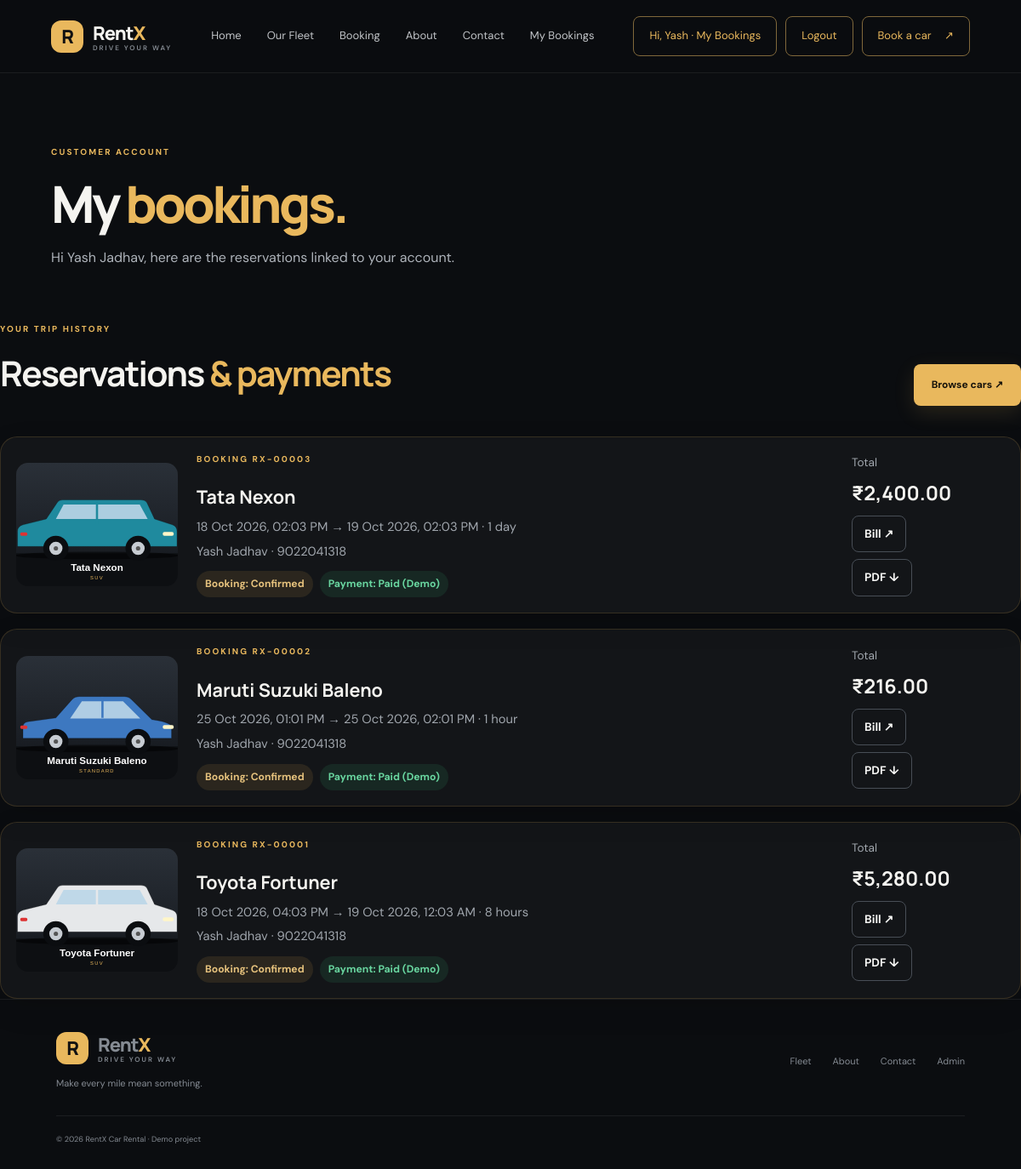
/my-bookings (signed in), run on the app's committed database.
### tables this page shows
CREATE TABLE bookings(id INTEGER PRIMARY KEY AUTOINCREMENT,car_id INTEGER NOT NULL,name TEXT NOT NULL,phone TEXT NOT NULL,email TEXT,start_date TEXT NOT NULL,end_date TEXT NOT NULL,days INTEGER NOT NULL,total REAL NOT NULL,status TEXT NOT NULL DEFAULT 'Pending Payment',created_at TEXT DEFAULT CURRENT_TIMESTAMP, user_id INTEGER REFERENCES users(id), payment_status TEXT NOT NULL DEFAULT 'Unpaid', payment_id TEXT, payment_order_id TEXT, start_dt TEXT, end_dt TEXT, duration_unit TEXT DEFAULT 'days', duration_value INTEGER, pay_token TEXT, qr_id TEXT, utr TEXT,FOREIGN KEY(car_id) REFERENCES cars(id));

CREATE TABLE cars(id INTEGER PRIMARY KEY AUTOINCREMENT,name TEXT NOT NULL,registration TEXT UNIQUE NOT NULL,category TEXT NOT NULL,price REAL NOT NULL,image TEXT,description TEXT,available INTEGER NOT NULL DEFAULT 1, seats INTEGER DEFAULT 5, fuel TEXT DEFAULT 'Petrol', transmission TEXT DEFAULT 'Manual', wiki TEXT);

### app.py (the view)
@app.route('/my-bookings')
@user_required
def my_bookings():
    with db() as c:
        rows = c.execute('''SELECT b.*, cars.name AS car_name,cars.image AS car_image,cars.category AS car_category
                            FROM bookings b JOIN cars ON cars.id=b.car_id WHERE b.user_id=? ORDER BY b.id DESC''', (session['user_id'],)).fetchall()
    return render_template('my_bookings.html', bookings=rows)

### app.py (called while the page is built)
def db():
    con = sqlite3.connect(DB)
    con.row_factory = sqlite3.Row
    con.execute('PRAGMA foreign_keys = ON')
    return con

def duration_label(unit, value):
    value = int(value or 0)
    u = 'hour' if unit == 'hours' else 'day'
    return f"{value} {u}{'' if value == 1 else 's'}"

def fmt_dt(v):
    try:
        return datetime.strptime(v, '%Y-%m-%d %H:%M').strftime('%d %b %Y, %I:%M %p')
    except Exception:
        return v or ''

def booking_times(b):
    s = b['start_dt'] or f"{b['start_date']} 00:00"
    e = b['end_dt'] or f"{b['end_date']} 00:00"
    unit = b['duration_unit'] or 'days'
    val = b['duration_value'] or b['days']
    return s, e, unit, val

def user_required(fn):
    @wraps(fn)
    def wrapper(*args, **kwargs):
        if not session.get('user_id'):
            flash('Please sign in or create an account to continue.', 'error')
            return redirect(url_for('user_login', next=request.path))
        return fn(*args, **kwargs)
    return wrapper

@app.before_request
def csrf_protect():
    if 'csrf' not in session:
        session['csrf'] = secrets.token_hex(16)
    if request.method == 'POST' and request.endpoint != 'razorpay_webhook':
        tok = request.form.get('csrf_token') or request.headers.get('X-CSRF-Token')
        if not tok or not secrets.compare_digest(tok, session['csrf']):
            abort(400, 'Invalid or missing security token. Reload the page and try again.')

@app.context_processor
def common():
    return {'csrf_token': session.get('csrf', ''), 'today': date.today().isoformat(), 'admin_logged_in': bool(session.get('admin')), 'current_user': session.get('user_name'), 'user_logged_in': bool(session.get('user_id')), 'razorpay_key_id': RAZORPAY_KEY_ID}

### templates/my_bookings.html
{% extends 'base.html' %}{% block title %}My bookings — RentX{% endblock %}{% block content %}<section class="page-hero compact"><div class="eyebrow">CUSTOMER ACCOUNT</div><h1>My <span class="gold">bookings.</span></h1><p>Hi {{ current_user }}, here are the reservations linked to your account.</p></section><section class="fleet-section"><div class="section-heading"><div><div class="eyebrow">YOUR TRIP HISTORY</div><h2>Reservations <span class="gold">& payments</span></h2></div><a class="btn primary" href="{{ url_for('cars') }}">Browse cars ↗</a></div>{% if bookings %}<div class="booking-history">{% for b in bookings %}<article class="history-card" data-booking="{{ b.id }}" data-paid="{{ 1 if b.payment_status.startswith('Paid') else 0 }}"><div class="history-image"><img src="{{ b.car_image or url_for('static',filename='car-placeholder.svg') }}" alt="{{ b.car_name }}"></div><div class="history-main"><div class="eyebrow">BOOKING RX-{{ '%05d'|format(b.id) }}</div><h3>{{ b.car_name }}</h3><p>{% set bt=booking_times(b) %}{{ bt[0]|dt }} → {{ bt[1]|dt }} · {{ duration_label(bt[2],bt[3]) }}</p><p>{{ b.name }} · {{ b.phone }}</p><div class="history-badges"><span class="status-pill">Booking: {{ b.status }}</span><span class="status-pill live-pay {% if b.payment_status.startswith('Paid') %}paid{% else %}unpaid{% endif %}">Payment: {{ b.payment_status or 'Unpaid' }}</span></div></div><div class="history-total"><span>Total</span><strong>₹{{ '{:,.2f}'.format(b.total) }}</strong>{% if b.payment_status == 'Unpaid' and b.status != 'Cancelled' %}<a class="btn primary" href="{{ url_for('payment', booking_id=b.id) }}">Pay now ↗</a><form method="post" action="{{ url_for('cancel_booking', booking_id=b.id) }}"><button class="mini-btn" type="submit">Cancel</button></form>{% elif b.payment_status == 'Verification Pending' %}<small class="muted">UTR {{ b.utr }} under verification</small>{% elif b.payment_status.startswith('Paid') %}<a class="btn outline" href="{{ url_for('receipt', booking_id=b.id) }}">Bill ↗</a><a class="btn outline" href="{{ url_for('invoice', booking_id=b.id) }}" target="_blank">PDF ↓</a>{% endif %}</div></article>{% endfor %}</div>{% else %}<div class="empty-state"><div class="success-icon">↗</div><h2>Your next trip starts here.</h2><p>You have no bookings yet. Browse the fleet and reserve your first car.</p><a class="btn primary" href="{{ url_for('cars') }}">Explore cars</a></div>{% endif %}</section>{% endblock %}

### static/style.css (style rules this page uses)
:root { --bg:#0b0d10;--panel:#12161b;--panel2:#181d23;--text:#f5f4f0;--muted:#a0a6ad;--gold:#e9b85d;--gold2:#f8dca0;--line:#2b3036;--cream:#f6f4ef;--ink:#17191c;--shadow:0 24px 70px #0003 }
* { box-sizing:border-box }
html { scroll-behavior:smooth;scroll-padding-top:100px }
body { margin:0;background:var(--bg);color:var(--text);font-family:'DM Sans',sans-serif;line-height:1.55 }
h1,h2,h3,b,strong { font-family:Manrope,sans-serif }
h1,h2,h3,p { margin-top:0 }
a { color:inherit;text-decoration:none }
.gold { color:var(--gold) }
.eyebrow { font-size:10px;letter-spacing:2.1px;font-weight:700;color:var(--gold);display:flex;align-items:center;gap:9px;margin-bottom:20px }
.hero h1,.page-hero h1,.login-art h1 { font-size:clamp(42px,5.3vw,72px);line-height:1.08;letter-spacing:-3.5px;margin:0 0 24px;font-weight:800 }
.hero-copy>p,.page-hero>p { max-width:470px;color:#aeb3ba;font-size:16px;line-height:1.8 }
.btn { border:1px solid transparent;display:inline-flex;align-items:center;justify-content:center;gap:18px;padding:14px 20px;border-radius:8px;font-weight:700;font-size:12px;cursor:pointer;transition:transform .2s,background .2s,border .2s }
.btn.primary { background:var(--gold);color:#17130b;box-shadow:0 8px 25px #e9b85d22 }
.btn.outline { border-color:#484e56;color:#f5f5f3 }
.section-heading { display:flex;align-items:end;justify-content:space-between;margin-bottom:36px }
.section-heading h2,.cta-band h2,.about-copy h2,.contact-info h2 { font-size:clamp(30px,3.4vw,44px);line-height:1.18;letter-spacing:-1.8px;margin:0 0 14px }
.page-hero { max-width:1240px;margin:auto;padding:85px 0 40px }
.page-hero h1 { font-size:clamp(40px,5vw,65px);margin-bottom:18px }
.page-hero>p { max-width:600px }
.page-hero.compact { padding-bottom:20px }
.fleet-section { padding-top:25px }
@media (max-width:1320px) { .hero,.section,.page-hero,.booking-layout,.about-grid,.contact-layout,.admin-page { margin-left:5%;margin-right:5% } }
.booking-history { display:grid;gap:18px;margin-top:28px }
.history-card { display:grid;grid-template-columns:190px minmax(0,1fr) 180px;gap:22px;align-items:center;padding:18px;border:1px solid rgba(214,166,79,.18);border-radius:20px;background:rgba(255,255,255,.035);box-shadow:0 12px 34px rgba(0,0,0,.12) }
.history-image { height:145px;border-radius:14px;overflow:hidden;background:#171717 }
.history-image img,.payment-car img { width:100%;height:100%;object-fit:cover }
.history-main h3 { margin:7px 0;font-size:1.35rem }
.history-main p { margin:6px 0;color:var(--muted,#85858e);font-size:.92rem }
.history-badges { display:flex;gap:8px;flex-wrap:wrap;margin-top:12px }
.status-pill { display:inline-flex;padding:6px 10px;border-radius:100px;background:rgba(214,166,79,.12);color:#e6c27d;font-size:.76rem;font-weight:700 }
.status-pill.paid { background:rgba(52,180,115,.12);color:#69d6a0 }
.history-total { display:flex;flex-direction:column;align-items:flex-start;gap:8px }
.history-total>span { color:var(--muted,#85858e);font-size:.85rem }
.history-total strong { font-size:1.45rem }
.history-total .btn { padding:10px 14px;font-size:.85rem }

### data on the page
bookings: image (picture), id "00003", car_name "Tata Nexon", start_dt "18 Oct 2026, 02:03 PM", end_dt "19 Oct 2026, 02:03 PM", duration_unit "1 day", name "Yash Jadhav", phone "9022041318", status "Confirmed", payment_status "Paid (Demo)", total "2,400.00"
bookings: image (picture), id "00002", car_name "Maruti Suzuki Baleno", start_dt "25 Oct 2026, 01:01 PM", end_dt "25 Oct 2026, 02:01 PM", duration_unit "1 hour", name "Yash Jadhav", phone "9022041318", status "Confirmed", payment_status "Paid (Demo)", total "216.00"
bookings: image (picture), id "00001", car_name "Toyota Fortuner", start_dt "18 Oct 2026, 04:03 PM", end_dt "19 Oct 2026, 12:03 AM", duration_unit "8 hours", name "Yash Jadhav", phone "9022041318", status "Confirmed", payment_status "Paid (Demo)", total "5,280.00"

### other printed values
{{ current_user.split()[0] }} "Yash"
{{ current_user }} "Yash Jadhav"
